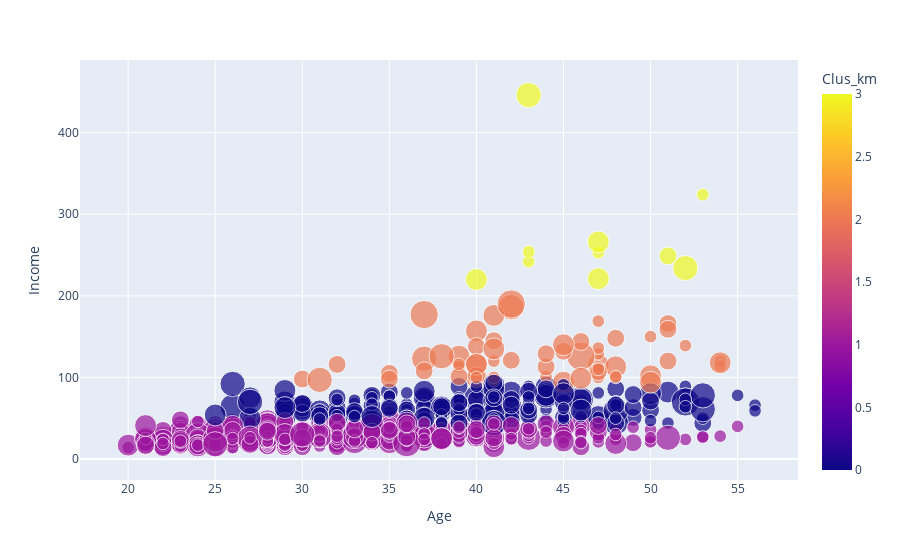

The notebook cell saved with this chart:
### Code cell
import plotly.express as px
fig = px.scatter(df, x="Age", y="Income", color="Clus_km",
                 size='Edu', hover_data=['Years Employed'])
fig.show()

### Figure 1 — Plotly figure (JSON) as saved in the notebook; plotly's stock layout.template omitted (floating-point values rounded to 4 significant figures; data arrays with more than 128 entries replaced by an {"elided": "..."} marker saying what was removed)
{"data": [{"customdata": {"elided": "850x1 int values"}, "hovertemplate": "Age=%{x}<br>Income=%{y}<br>Edu=%{marker.size}<br>Years Employed=%{customdata[0]}<br>Clus_km=%{marker.color}<extra></extra>", "legendgroup": "", "marker": {"color": {"elided": "850 int values"}, "coloraxis": "coloraxis", "size": {"elided": "850 int values"}, "sizemode": "area", "sizeref": 0.0125, "symbol": "circle"}, "mode": "markers", "name": "", "orientation": "v", "showlegend": false, "type": "scatter", "x": {"elided": "850 int values"}, "xaxis": "x", "y": {"elided": "850 int values"}, "yaxis": "y"}], "layout": {"coloraxis": {"colorbar": {"title": {"text": "Clus_km"}}, "colorscale": [[0, "#0d0887"], [0.1111, "#46039f"], [0.2222, "#7201a8"], [0.3333, "#9c179e"], [0.4444, "#bd3786"], [0.5556, "#d8576b"], [0.6667, "#ed7953"], [0.7778, "#fb9f3a"], [0.8889, "#fdca26"], [1, "#f0f921"]]}, "legend": {"itemsizing": "constant", "tracegroupgap": 0}, "margin": {"t": 60}, "xaxis": {"anchor": "y", "domain": [0, 1], "title": {"text": "Age"}}, "yaxis": {"anchor": "x", "domain": [0, 1], "title": {"text": "Income"}}}}
